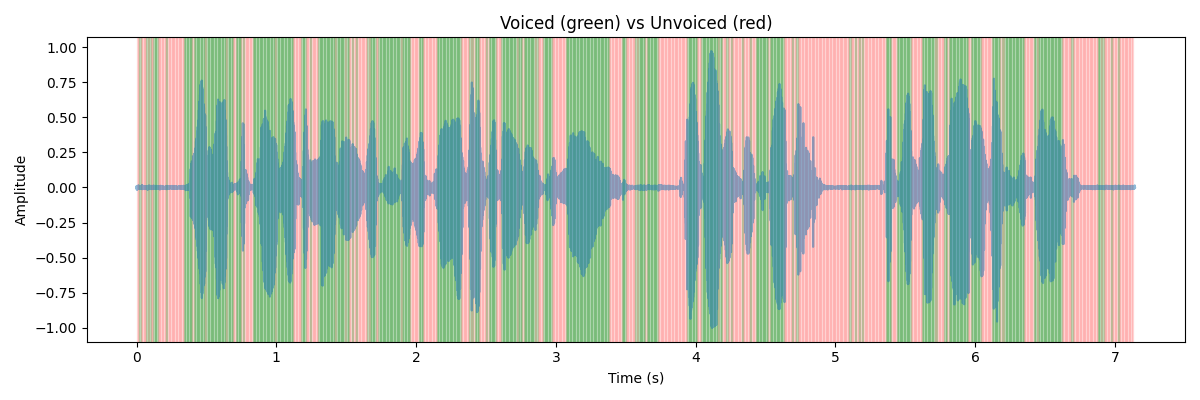

Python code for this plot:
import numpy as np
import soundfile as sf
import matplotlib.pyplot as plt
import os

# -----------------------------
# Load audio
# -----------------------------
data_dir = "/DATA/suraj/pr2/suraj/data"
file = [f for f in os.listdir(data_dir) if f.endswith(".wav")][0]

path = os.path.join(data_dir, file)
audio, sr = sf.read(path)

# Convert to mono
if len(audio.shape) > 1:
    audio = np.mean(audio, axis=1)

# Normalize
audio = audio / (np.max(np.abs(audio)) + 1e-10)

# -----------------------------
# Framing
# -----------------------------
def framing(x, sr, frame_size=0.025, stride=0.01):
    frame_len = int(frame_size * sr)
    step = int(stride * sr)

    num_frames = int(np.ceil((len(x) - frame_len) / step)) + 1
    pad_len = (num_frames - 1) * step + frame_len
    pad_signal = np.append(x, np.zeros(pad_len - len(x)))

    frames = []
    for i in range(num_frames):
        start = i * step
        frames.append(pad_signal[start:start + frame_len])

    return np.array(frames)

# -----------------------------
# Cepstrum
# -----------------------------
def compute_cepstrum(frame):
    spectrum = np.fft.fft(frame)
    log_spec = np.log(np.abs(spectrum) + 1e-10)
    cepstrum = np.fft.ifft(log_spec).real
    return cepstrum

# -----------------------------
# Voiced / Unvoiced Detection
# -----------------------------
def is_voiced(frame, sr):
    # Energy check (remove silence)
    energy = np.sum(frame**2)
    if energy < 1e-4:
        return 0

    cep = compute_cepstrum(frame)

    # Quefrency regions
    low_q = cep[:50]         # vocal tract
    high_q = cep[50:200]     # pitch region

    low_energy = np.sum(np.abs(low_q))
    high_energy = np.sum(np.abs(high_q))

    # Robust ratio
    ratio = high_energy / (low_energy + 1e-10)

    # Strict threshold (FIXED)
    return 1 if ratio > 0.6 else 0

# -----------------------------
# Segment Audio
# -----------------------------
def segment_audio(frames, sr):
    labels = []
    for f in frames:
        labels.append(is_voiced(f, sr))
    return np.array(labels)

# -----------------------------
# Run pipeline
# -----------------------------
frames = framing(audio, sr)
labels = segment_audio(frames, sr)

print("Total frames:", len(labels))
print("Voiced frames:", np.sum(labels))
print("Unvoiced frames:", len(labels) - np.sum(labels))

# -----------------------------
# Visualization
# -----------------------------
time = np.linspace(0, len(audio)/sr, len(audio))

plt.figure(figsize=(12, 4))
plt.plot(time, audio, alpha=0.5, label="Audio")

frame_step = int(0.01 * sr)

for i, label in enumerate(labels):
    start = i * frame_step
    end = start + frame_step

    if end < len(audio):
        if label == 1:
            plt.axvspan(start/sr, end/sr, color='green', alpha=0.2)
        else:
            plt.axvspan(start/sr, end/sr, color='red', alpha=0.1)

plt.title("Voiced (green) vs Unvoiced (red)")
plt.xlabel("Time (s)")
plt.ylabel("Amplitude")
plt.tight_layout()
np.save("labels.npy", labels)
print("Saved labels.npy ✅")
plt.savefig("voiced_unvoiced.png")
plt.close()

print("Plot saved: voiced_unvoiced.png ✅")
